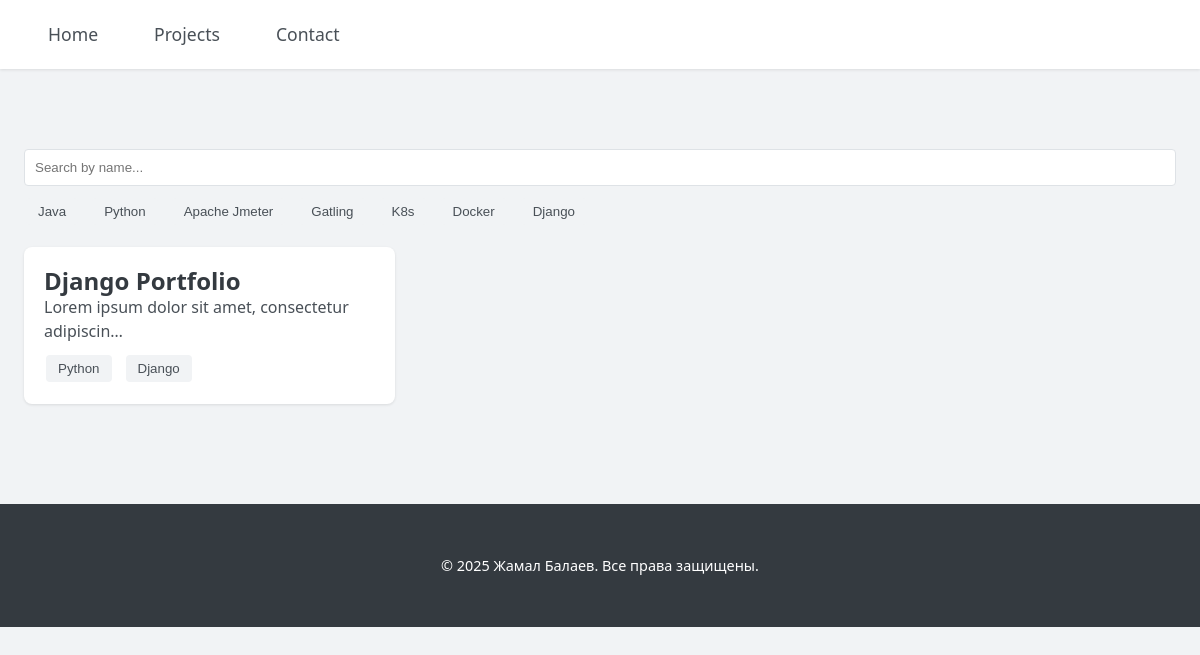
/projects/, run on the app's committed database.
### main/models.py (models this page shows, shortened)
class Tag(models.Model):
    name = models.CharField(max_length=100, unique=True)
    def __str__(self):
        return self.name

class Project(models.Model):
    title = models.CharField(max_length=200)
    description = models.TextField()
    tags = models.ManyToManyField(Tag, related_name='projects')
    link = models.URLField(max_length=200, blank=True)

### main/views.py (the view)
# urls.py: path("projects/", views.projects, name="projects"),
def projects(request):
    projects = Project.objects.all()
    tags = Tag.objects.all()
    return render(request, 'projects.html', {"projects": projects, "tags": tags})

### main/templates/projects.html (shortened to what this page needs)
{% extends 'base.html' %}
{% load static %}
{%block extrahead %}
<link rel="stylesheet" href="{% static 'css/home.css' %}">
{%endblock extrahead %}
{% block content %}
    <div class="filters">
        <input type="text" id="name-search" placeholder="Search by name...">
        <div class="tags-list">
            {% for tag in tags %}
                <button class="tag" data-tag="{{tag.name|lower}}">{{ tag.name }}</button>
            {% endfor %}
        </div>
    </div>
    <div class="projects-list">
        {% for project in projects %}
        <div class="project" data-name="{{ project.title|lower }}" data-tag="{{ project.tags.all|join:', '|lower }}">
            <h2><a href="{% url 'project' project.id %}">{{ project.title }}</a></h2>
            <p>{{ project.description|truncatechars:50 }}</p>
            <div class="tags-list">
                {% for tag in project.tags.all %}
                    <button class="tag-static">{{ tag.name }}</button>
                {% endfor %}
            </div>
        </div>
        {% endfor %}
    </div>
{% endblock content %}

### main/static/css/base.css (style rules this page uses)
:root { --primary: #2E5BFF; --primary-hover: #1E4BFF; --primary-light: #E0E7FF; --secondary: #00C6AE; --dark: #1E1E2D; --gray-dark: #4A4A6A; --gray-medium: #8C8CA1; --gray-light: #F4F6FA; --white: #FFFFFF; --shadow-sm: 0 2px 6px rgba(0, 0, 0, 0.08); --shadow-md: 0 6px 20px rgba(0, 0, 0, 0.12); --radius-sm: 8px; --radius-md: 12px; --transition: all 0.2s ease; }
*, *::before, *::after { box-sizing: border-box; margin: 0; padding: 0; }
body { height: 100%; margin: 0; padding: 0; font-family: 'Inter', -apple-system, BlinkMacSystemFont, sans-serif; line-height: 1.6; background-color: var(--gray-light); color: var(--dark); -webkit-font-smoothing: antialiased; }
h1, h2, h3 { font-weight: 700; line-height: 1.2; color: var(--dark); }
a { color: var(--primary); text-decoration: none; transition: var(--transition); }

### main/static/css/home.css (style rules this page uses)
:root { --primary: #4a6bff; --primary-light: #e0e6ff; --primary-dark: #3a56cc; --secondary: #6c757d; --success: #28a745; --danger: #dc3545; --warning: #ffc107; --info: #17a2b8; --light: #f8f9fa; --dark: #343a40; --white: #ffffff; --gray-light: #f1f3f5; --gray-medium: #dee2e6; --gray-dark: #495057; --shadow-sm: 0 1px 3px rgba(0,0,0,0.1); --shadow-md: 0 4px 6px rgba(0,0,0,0.1); --shadow-lg: 0 10px 15px rgba(0,0,0,0.1); --radius-sm: 4px; --radius-md: 8px; --radius-lg: 12px; --transition: all 0.2s ease; }
html, body { height: 100%; margin: 0; padding: 0; font-family: 'Segoe UI', Tahoma, Geneva, Verdana, sans-serif; line-height: 1.6; color: var(--dark); background-color: var(--gray-light); }
.filters { margin-bottom: 20px; }
#name-search { padding: 10px; margin-bottom: 10px; width: 100%; border: 1px solid var(--gray-medium); border-radius: var(--radius-sm); background-color: var(--white); color: var(--dark); transition: var(--transition); }
.tags-list { display: flex; flex-wrap: wrap; gap: 10px; }
.tag { cursor: pointer; background-color: var(--gray-light); border: none; padding: 6px 12px; margin: 2px; border-radius: var(--radius-sm); color: var(--gray-dark); font-weight: 500; transition: var(--transition); }
.tag-static { cursor: default; background-color: var(--gray-light); border: none; padding: 6px 12px; margin: 2px; border-radius: var(--radius-sm); color: var(--gray-dark); font-weight: 500; user-select: text; display: inline-block; pointer-events: none; }
.projects-list { margin-top: 20px; display: grid; grid-template-columns: repeat(auto-fill, minmax(300px, 1fr)); gap: 20px; }
.project { background-color: var(--white); padding: 20px; border-radius: var(--radius-md); box-shadow: var(--shadow-sm); transition: var(--transition); }
.project h2 { margin-top: 0; color: var(--dark); }
.project h2 a { color: inherit; text-decoration: none; }
.project p { margin-bottom: 10px; line-height: 1.5; color: var(--gray-dark); }

### data on the page
Tag: name "Java"
Tag: name "Python"
Tag: name "Apache Jmeter"
Tag: name "Gatling"
Tag: name "K8s"
Tag: name "Docker"
Tag: name "Django"
Project: title "Django Portfolio", description "Lorem ipsum dolor sit amet, consectetur adipiscin…"
